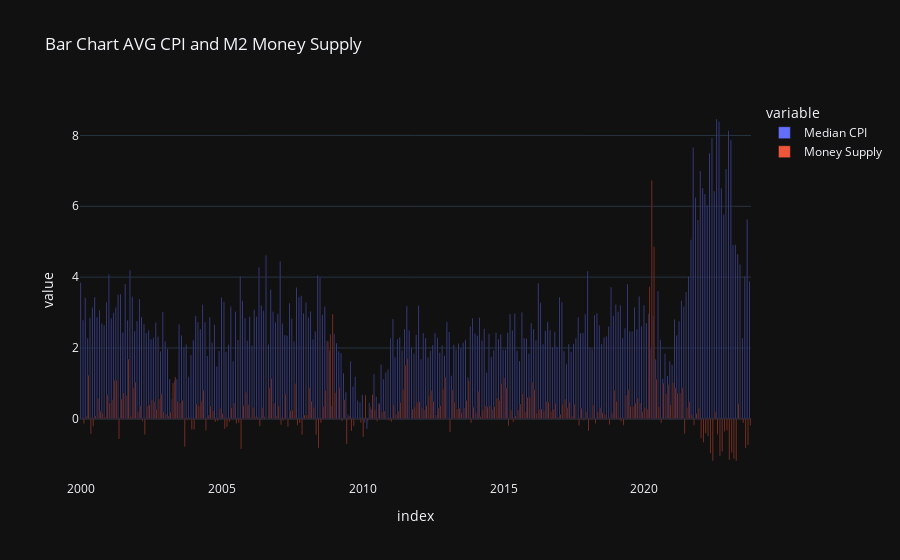

The code cell stored with this chart in its notebook:
### Markdown cell above
# 4.0 Visualizing the M2 Money Supply monthly percentage change vs monthly median CPI change

For the purpose I have merged the two pandas dataframes into a larger one using the <br> ```pd.merge(df1, df2, right_index=True, left_index=True)``` <br>
Then I have visualized it using the plotly express.

**We can notice two trends**
* In periods of financial turmoil, the M2 Money Supply increases sharply, which indicates more money being created to be inserted into the economy
* CPI drops in the months after, but increases steeply shortly after that.

### Code cell
merged_cpi_money_supply = pd.merge(
    median_cpi_df_2020_2023,
    m2_df_2000_2023_monthly_pchange,
    right_index=True,
    left_index=True,
)
fig = px.bar(merged_cpi_money_supply, title='Bar Chart AVG CPI and M2 Money Supply', barmode='group')
fig.show()

### Figure 1 — Plotly figure (JSON) as saved in the notebook; plotly's stock layout.template omitted (floating-point values rounded to 4 significant figures; data arrays with more than 128 entries replaced by an {"elided": "..."} marker saying what was removed)
{"data": [{"alignmentgroup": "True", "hovertemplate": "variable=Median CPI<br>index=%{x}<br>value=%{y}<extra></extra>", "legendgroup": "Median CPI", "marker": {"color": "#636efa", "pattern": {"shape": ""}}, "name": "Median CPI", "offsetgroup": "Median CPI", "orientation": "v", "showlegend": true, "textposition": "auto", "x": {"elided": "286 str values"}, "xaxis": "x", "y": {"elided": "286 float values"}, "yaxis": "y", "type": "bar"}, {"alignmentgroup": "True", "hovertemplate": "variable=Money Supply<br>index=%{x}<br>value=%{y}<extra></extra>", "legendgroup": "Money Supply", "marker": {"color": "#EF553B", "pattern": {"shape": ""}}, "name": "Money Supply", "offsetgroup": "Money Supply", "orientation": "v", "showlegend": true, "textposition": "auto", "x": {"elided": "286 str values"}, "xaxis": "x", "y": {"elided": "286 float values"}, "yaxis": "y", "type": "bar"}], "layout": {"xaxis": {"anchor": "y", "domain": [0.0, 1.0], "title": {"text": "index"}}, "yaxis": {"anchor": "x", "domain": [0.0, 1.0], "title": {"text": "value"}}, "legend": {"title": {"text": "variable"}, "tracegroupgap": 0}, "title": {"text": "Bar Chart AVG CPI and M2 Money Supply"}, "barmode": "group"}}
